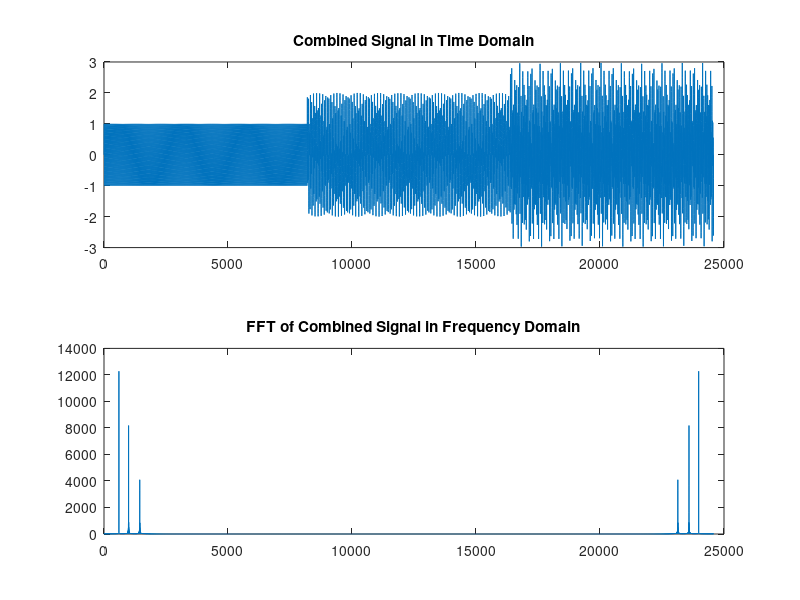

MATLAB code for this plot:
% ELEC342 LAB4, Question 2 (part a)


clc;
clear;

Fs = 8192;

t = [0:1/Fs:3];

tone1 = sin(200*2*pi*t);
tone2 = sin(330*2*pi*t);
tone3 = sin(480*2*pi*t);

for index1 = 1:(1/3)*length(t)
    tone2(index1) = 0;
end

for index2 = 1:(2/3)*length(t)
    tone3(index2) = 0;
end

combined_signal = tone1 + tone2+ tone3;

subplot(2,1,1);
plot(combined_signal);
title(' Combined Signal in Time Domain ')

subplot(2,1,2);
plot(abs(fft(combined_signal)));
title(' FFT of Combined Signal in Frequency Domain ');

soundsc(combined_signal, Fs);

